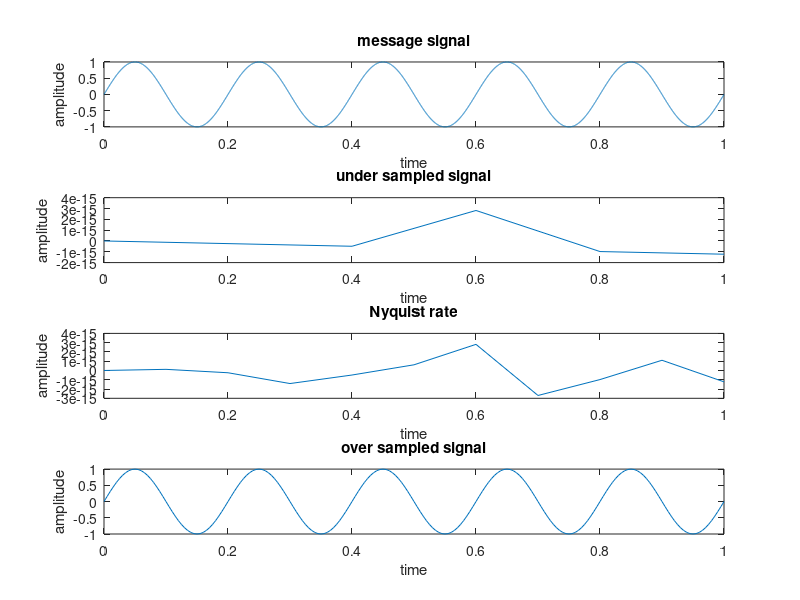

This chart was generated by the following MATLAB code:
clc; 
clear all;
fm=5;
t=0:0.0001:1;
a1=sin(2*pi*fm*t);
subplot(4,1,1);
plot(t,a1);
xlabel ('time');
ylabel ('amplitude');
title('message signal');
f1=fm;
f2=2*fm;
f3=40*fm;
t1=0:1/f1:1;
a2=sin(2*pi*fm*t1);
subplot(4,1,2);
plot(t1,a2);
xlabel ('time');
ylabel ('amplitude');
title('under sampled signal');
t2=0:1/f2:1;
a3=sin(2*pi*fm*t2);
subplot(4,1,3);
plot(t2,a3);
xlabel ('time');
ylabel ('amplitude');
title('Nyquist rate');
t3=0:1/f3:1;
a4=sin(2*pi*fm*t3);
subplot(4,1,4);
plot(t3,a4);
xlabel ('time');
ylabel ('amplitude');
title('over sampled signal');
